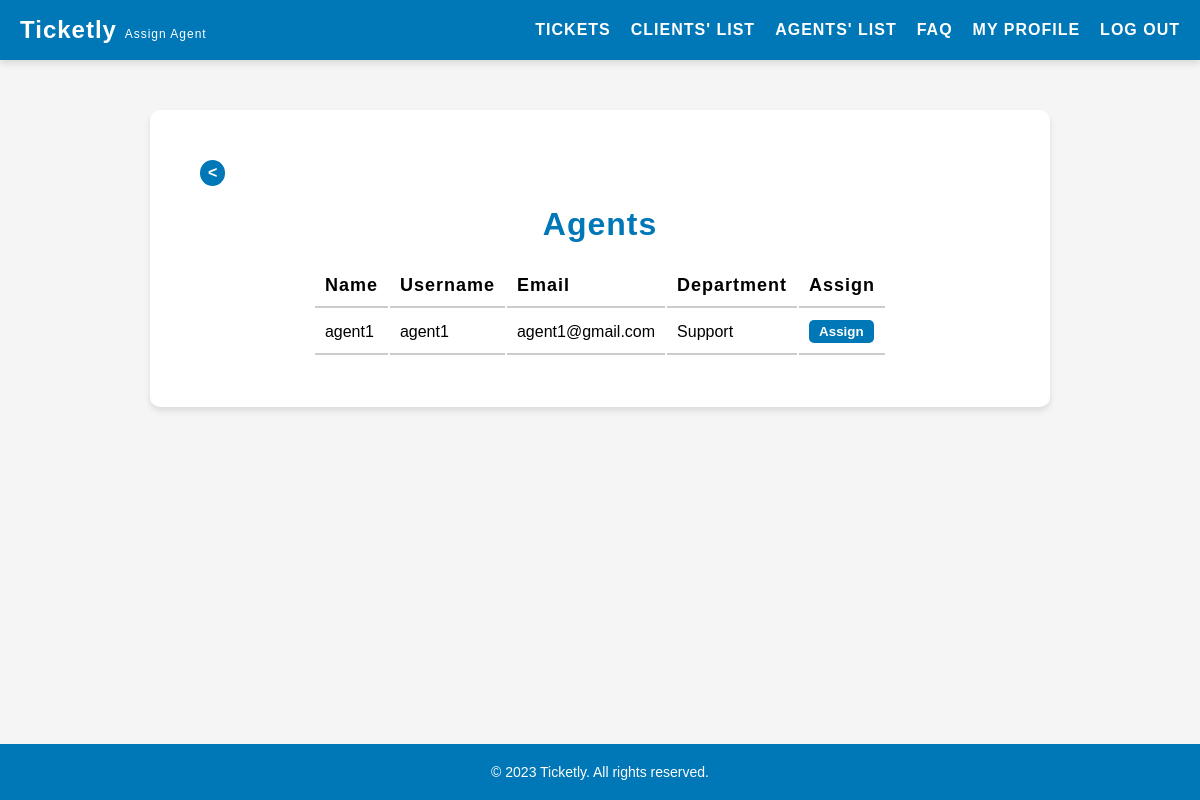
The page /actions/action_assignTicket.php (signed in) on the database as committed earlier.
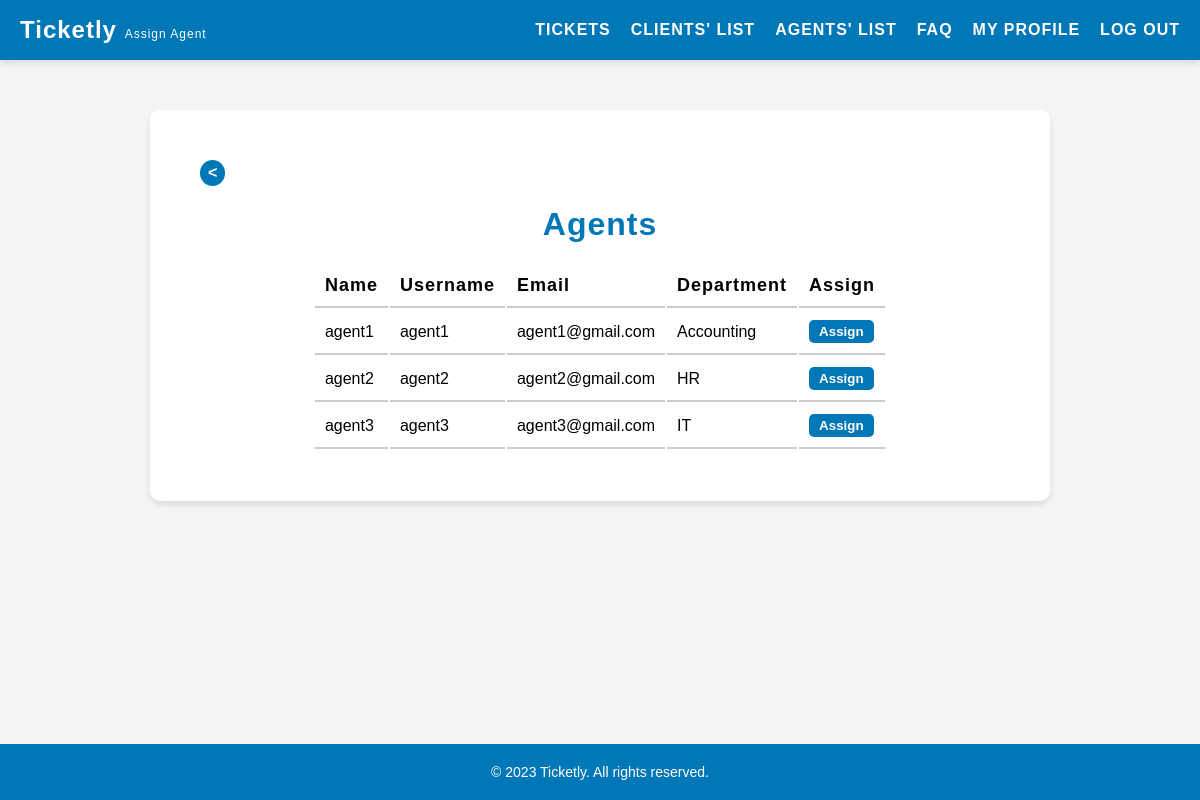
The same page on the database as committed later.
### tables this page shows
CREATE TABLE users (
    id INTEGER PRIMARY KEY AUTOINCREMENT,
    username VARCHAR(255) NOT NULL UNIQUE,
    password VARCHAR(255) NOT NULL,
    email VARCHAR(255) NOT NULL UNIQUE,
    name VARCHAR(255) NOT NULL,
    role VARCHAR(10) NOT NULL DEFAULT 'client' CHECK (role IN ('client', 'agent', 'admin')),
    department_id INTEGER,
    FOREIGN KEY(department_id) REFERENCES departments(id)
);

CREATE TABLE departments (
    id INTEGER PRIMARY KEY AUTOINCREMENT,
    name VARCHAR(255) NOT NULL UNIQUE
);

### actions/action_assignTicket.php (called while the page is built, shortened)
<?php
    require_once '../templates/assignTicket.tpl.php';
    $session = new Session();
    drawAssignTicket($session);
?>

### database/user.class.php (called while the page is built, shortened)
<?php
    class User {
        public function __construct(?int $id, string $username, string $password, string $email, string $name, string $role, int $departmentId = 1) {
            $this->username = $username;
            $this->email = $email;
            $this->name = $name;
            $this->departmentId = $departmentId;
        }
    }
    function getAgents(PDO $db): array {
        $stmt = $db->prepare('SELECT * FROM users WHERE role = ?');
        $stmt->execute(['agent']);
        $agents = [];
        while ($row = $stmt->fetch(PDO::FETCH_ASSOC)) {
            $agents[] = new User(
                (int) $row['id'],
                $row['username'],
                $row['password'],
                $row['email'],
                $row['name'],
                $row['role'],
                (int) $row['department_id']
            );
        }
        return $agents;
    }
?>

### database/departments.class.php (called while the page is built, shortened)
<?php
    function getDepartmentsNameById(PDO $db, int $id): string {
        $stmt = $db->prepare('SELECT name FROM departments WHERE id = :id');
        $stmt->bindValue(':id', $id, PDO::PARAM_INT);
        $stmt->execute();
        $row = $stmt->fetch(PDO::FETCH_ASSOC);
        if ($row) {
            return $row['name'];
        }
        return '';
    }
?>

### templates/assignTicket.tpl.php (the view, shortened to what this page needs)
<?php function drawAssignTicket(Session $session) {
    ?>
    <!DOCTYPE html>
    <html lang="en">
    <head>
        <link rel="stylesheet" href="../style/listClients.css">
    </head>
    <body>
        <?php include '../templates/header.tpl.php';?>
        <main>
            <a href="../pages/tickets.php" class="back-button"><</a>
            <h2>Agents</h2>
            <section id="agents">
                <table>
                    <tr>
                        <th>Name</th>
                        <th>Username</th>
                        <th>Email</th>
                        <th>Department</th>
                        <th>Assign</th>
                    </tr>
                    <?php
                        require_once '../database/connection.db.php';
                        require_once '../database/user.class.php';
                        require_once '../database/departments.class.php';
                        $db = getDatabaseConnection();
                        $agents = getAgents($db);
                        foreach ($agents as $agent) { ?>
                        <tr>
                            <td><?php echo $agent->name ?></td>
                            <td><?php echo $agent->username ?></td>
                            <td><?php echo $agent->email ?></td>
                            <td><?php echo getDepartmentsNameById($db, $agent->departmentId) ?></td>
                            <td>
                                <form method="POST" action="../actions/action_assignTicket.php" onsubmit="return confirmAssign();">
                                    <button type="submit" name="assign_ticket">Assign</button>
                                </form>
                            </td>
                        </tr>
                    <?php } ?>
                </table>
            </section>
        </main>
        <?php include '../templates/footer.tpl.php';?>
    </body>
    </html>
<?php } ?>

Rows that differ between the two databases and show on the page:
changed users "agent1": department.name "Support" → "Accounting"
added users: name "agent2", username "agent2", email "agent2@gmail.com", department.name "HR"
added users: name "agent3", username "agent3", email "agent3@gmail.com", department.name "IT"
